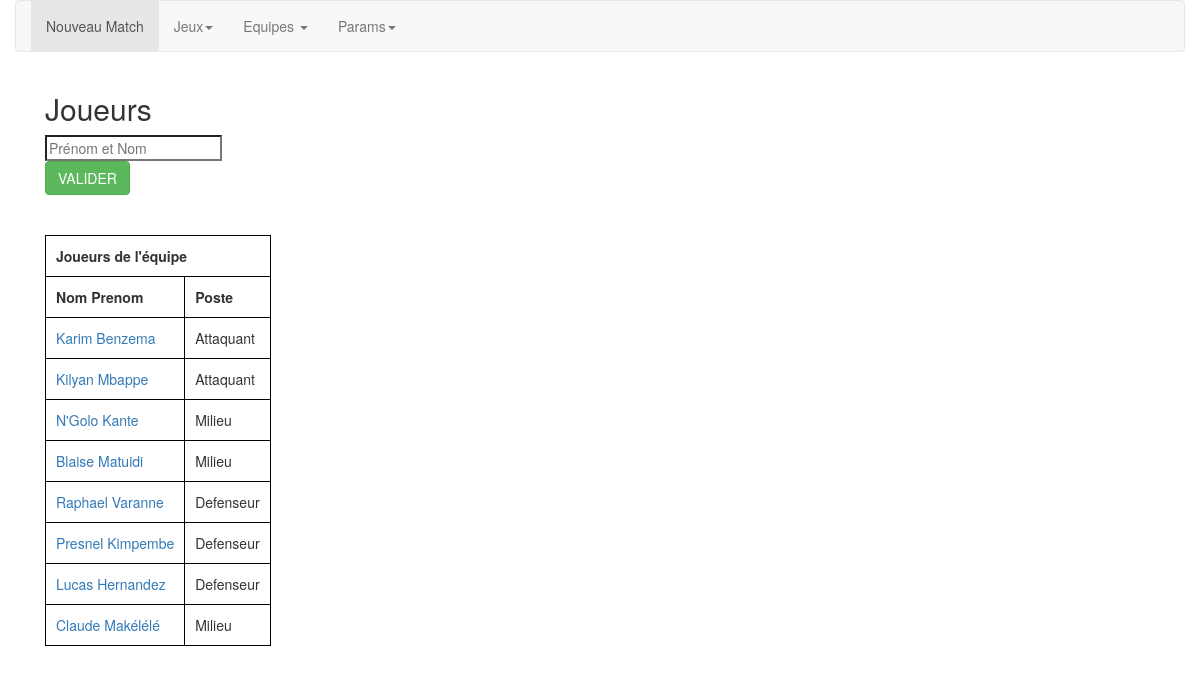
Screenshot of /Equipes/Joueur1/ (signed in) with the database file from the repository.
### Equipes/models.py (models this page shows)
class Player(models.Model):
    lastName = models.CharField(max_length=256)
    firstName = models.CharField(max_length=256)
    heigth = models.IntegerField()
    weight = models.IntegerField()
    VMA = models.IntegerField()
    placeOnField = models.CharField(max_length=256)
    globalScore = models.IntegerField()
    team = models.ForeignKey(Team, on_delete=models.CASCADE)
    birth = models.DateField()

### Equipes/views.py (the view, shortened to what this page needs)
def Joueur1(request):
    idUser = request.user.id
    currentTeamId = CoachParams.objects.get(user=idUser).currentTeam.id
    idListPlayer = [ player.id for player in Player.objects.filter(team=currentTeamId)]
    idListPlayer = [ player.id for player in Player.objects.filter(team=currentTeamId)]
    L = [Player.objects.get(id=x) for x in idListPlayer]
    firstName_lastName_concat = [str(player.firstName) + " " + str(player.lastName) for player in Player.objects.filter(team=currentTeamId) ]
    Players = Player.objects.all()
    persons = []
    for player in Players:
        data = {}
        data['name']=str(str(player.firstName)+" "+str(player.lastName))
        persons.append(data)
    idListPlayer = [ player.id for player in Player.objects.filter(team=currentTeamId)]
    return render(request, 'Joueur1.html', {'L':L,'persons':persons})

### Equipes/templates/Joueur1.html (shortened to what this page needs)
<!DOCTYPE html>
<html lang="en">
    <head>
<link href="//netdna.bootstrapcdn.com/bootstrap/3.0.0/css/bootstrap.min.css" rel="stylesheet" id="bootstrap-css">
    </head>
    <body>
        <div class="container">
            <div class="row">
                <nav class="navbar navbar-default" role="navigation">
            <div class="collapse navbar-collapse" id="bs-example-navbar-collapse-1">
              <ul class="nav navbar-nav">
                <li class="active"><a href="/NouveauMatch/">Nouveau Match</a></li>
                <li class="dropdown">
                    <a href="#" class="dropdown-toggle" data-toggle="dropdown">Jeux<b class="caret"></b></a>
                <li class="dropdown">
                  <a href="#" class="dropdown-toggle" data-toggle="dropdown">Equipes <b class="caret"></b></a>
                </li>
                <li class="dropdown">
                    <a href="#" class="dropdown-toggle" data-toggle="dropdown">Params<b class="caret"></b></a>
                  </li>
              </ul>
            </div>
            </nav>
        </div>
<div class="container">
      <h2>Joueurs</h2>
</div>
<div class="container">
    <form method='POST'>
            <div>
                <input autocomplete="off" id="searchInput" name="firstName_lastName" placeholder="Prénom et Nom" type="search">
                <suggestion id="suggestions"></suggestion><br>
                <input type="submit" name="statPlayer" class="btn btn-success" value="VALIDER">
            </div><br><br>
    </form>
    <table>
        <thead>
            <tr>
                <th colspan="2">Joueurs de l'équipe </th>
            </tr>
        </thead>
        <tbody>
            <tr>
                <td><b>Nom Prenom</b></td>
                <td><b>Poste</b></td>
            </tr>
            {% for player in L %}
            <tr>
                <td><a href="/Equipes/Joueur2/idPlayer={{player.id}}">{{player.firstName}} {{player.lastName}}</a></td>
                <td>{{player.placeOnField}}</td>
            </tr>
            {% endfor %}
    </table>
    </div>
</html>

### Equipes/templates/Joueur1.html (style rules this page uses)
table, th, td { padding: 10px; border: 1px solid black; border-collapse: collapse; }

### rows the page displays
Player: firstName "Karim", lastName "Benzema", placeOnField "Attaquant"
Player: firstName "Kilyan", lastName "Mbappe", placeOnField "Attaquant"
Player: firstName "N'Golo", lastName "Kante", placeOnField "Milieu"
Player: firstName "Blaise", lastName "Matuidi", placeOnField "Milieu"
Player: firstName "Raphael", lastName "Varanne", placeOnField "Defenseur"
Player: firstName "Presnel", lastName "Kimpembe", placeOnField "Defenseur"
Player: firstName "Lucas", lastName "Hernandez", placeOnField "Defenseur"
Player: firstName "Claude", lastName "Makélélé", placeOnField "Milieu"
